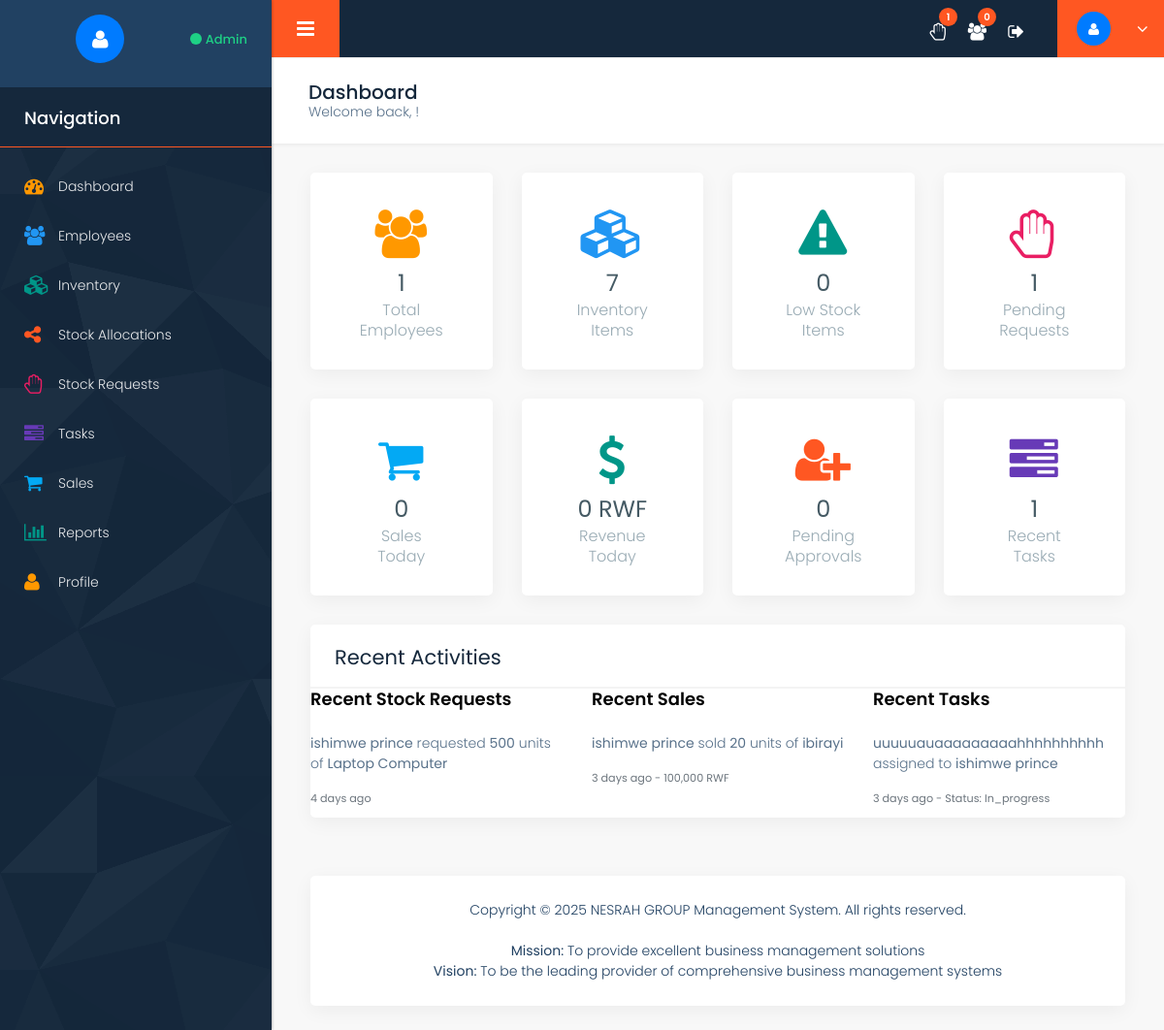
The page /dashboard.php (signed in) on the database as committed earlier.
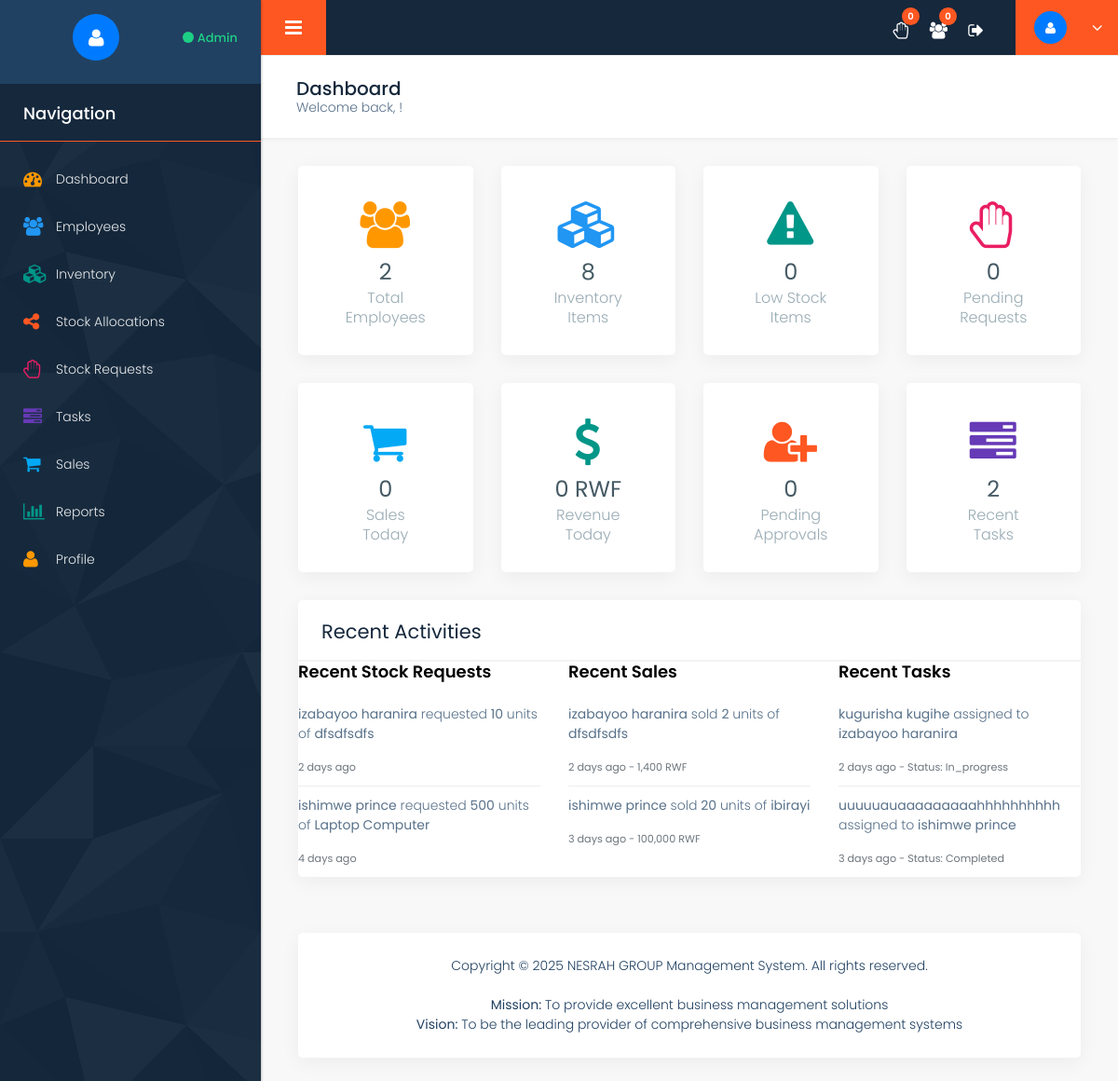
The same page on the database as committed later.
### tables this page shows
CREATE TABLE `stock_requests` (
  `id` int(11) NOT NULL,
  `item_id` int(11) NOT NULL,
  `user_id` int(11) NOT NULL,
  `requested_quantity` int(11) NOT NULL,
  `reason` text DEFAULT NULL,
  `status` enum('pending','approved','rejected') DEFAULT 'pending',
  `reviewed_by` int(11) DEFAULT NULL,
  `reviewed_at` timestamp NULL DEFAULT NULL,
  `admin_notes` text DEFAULT NULL,
  `created_at` timestamp NOT NULL DEFAULT current_timestamp()
);

CREATE TABLE `users` (
  `id` int(11) NOT NULL,
  `username` varchar(50) NOT NULL,
  `email` varchar(100) NOT NULL,
  `password` varchar(255) NOT NULL,
  `plain_password` varchar(255) DEFAULT NULL,
  `first_name` varchar(50) NOT NULL,
  `last_name` varchar(50) NOT NULL,
  `phone` varchar(20) DEFAULT NULL,
  `address` text DEFAULT NULL,
  `role` enum('admin','employee') DEFAULT 'employee',
  `status` enum('pending','active','inactive') DEFAULT 'pending',
  `created_at` timestamp NOT NULL DEFAULT current_timestamp(),
  `updated_at` timestamp NOT NULL DEFAULT current_timestamp() ON UPDATE current_timestamp()
);

CREATE TABLE `inventory` (
  `id` int(11) NOT NULL,
  `item_code` varchar(50) NOT NULL,
  `item_name` varchar(100) NOT NULL,
  `description` text DEFAULT NULL,
  `category` varchar(50) DEFAULT NULL,
  `unit_price` decimal(10,2) NOT NULL,
  `current_stock` int(11) DEFAULT 0,
  `reorder_level` int(11) DEFAULT 10,
  `created_at` timestamp NOT NULL DEFAULT current_timestamp(),
  `updated_at` timestamp NOT NULL DEFAULT current_timestamp() ON UPDATE current_timestamp()
);

CREATE TABLE `sales` (
  `id` int(11) NOT NULL,
  `user_id` int(11) NOT NULL,
  `item_id` int(11) NOT NULL,
  `customer_name` varchar(100) NOT NULL,
  `customer_phone` varchar(20) DEFAULT NULL,
  `customer_email` varchar(100) DEFAULT NULL,
  `quantity` int(11) NOT NULL,
  `unit_price` decimal(10,2) NOT NULL,
  `total_amount` decimal(10,2) NOT NULL,
  `payment_method` enum('cash','card','bank_transfer','credit') DEFAULT 'cash',
  `payment_status` enum('pending','paid','partial') DEFAULT 'paid',
  `notes` text DEFAULT NULL,
  `created_at` timestamp NOT NULL DEFAULT current_timestamp()
);

CREATE TABLE `tasks` (
  `id` int(11) NOT NULL,
  `title` varchar(200) NOT NULL,
  `description` text DEFAULT NULL,
  `assigned_to` int(11) NOT NULL,
  `assigned_by` int(11) NOT NULL,
  `priority` enum('low','medium','high','urgent') DEFAULT 'medium',
  `status` enum('pending','in_progress','completed','cancelled') DEFAULT 'pending',
  `due_date` date DEFAULT NULL,
  `completed_at` timestamp NULL DEFAULT NULL,
  `created_at` timestamp NOT NULL DEFAULT current_timestamp(),
  `updated_at` timestamp NOT NULL DEFAULT current_timestamp() ON UPDATE current_timestamp()
);

### config/config.php (called while the page is built, shortened)
<?php
function isLoggedIn() {
    return isset($_SESSION['user_id']) && !empty($_SESSION['user_id']);
}
function isAdmin() {
    return isLoggedIn() && isset($_SESSION['user_role']) && $_SESSION['user_role'] === ROLE_ADMIN;
}
function formatCurrency($amount) {
    return number_format($amount ?? 0, 0) . ' RWF';
}
function getTimeAgo($datetime) {
    $time = time() - strtotime($datetime);
    if ($time < 2592000) return floor($time/86400) . ' days ago';
    return floor($time/31536000) . ' years ago';
}
?>

### dashboard.php (the view, shortened to what the changed rows need)
<?php
require_once __DIR__ . '/includes/header.php';
$recent_activities = array();
if (isAdmin()) {
    $query = "SELECT sr.*, u.first_name, u.last_name, i.item_name
              FROM stock_requests sr
              JOIN users u ON sr.user_id = u.id
              JOIN inventory i ON sr.item_id = i.id
              ORDER BY sr.created_at DESC LIMIT 5";
    $stmt = $db->prepare($query);
    $stmt->execute();
    $recent_activities['stock_requests'] = $stmt->fetchAll();
    $query = "SELECT s.*, u.first_name, u.last_name, i.item_name
              FROM sales s
              JOIN users u ON s.user_id = u.id
              JOIN inventory i ON s.item_id = i.id
              ORDER BY s.created_at DESC LIMIT 5";
    $stmt = $db->prepare($query);
    $stmt->execute();
    $recent_activities['sales'] = $stmt->fetchAll();
    $query = "SELECT t.*, u1.first_name as assigned_to_name, u1.last_name as assigned_to_last,
                     u2.first_name as assigned_by_name, u2.last_name as assigned_by_last
              FROM tasks t
              JOIN users u1 ON t.assigned_to = u1.id
              JOIN users u2 ON t.assigned_by = u2.id
              ORDER BY t.created_at DESC LIMIT 5";
    $stmt = $db->prepare($query);
    $stmt->execute();
    $recent_activities['tasks'] = $stmt->fetchAll();
}
?>
<div class="row column_title">
    <div class="col-md-12">
        <div class="page_title">
            <h2>Dashboard</h2>
        </div>
    </div>
</div>
<?php if (isAdmin()): ?>
<div class="row column1">
    <div class="col-md-6 col-lg-3">
        <div class="full counter_section margin_bottom_30">
            <div class="couter_icon">
                <div>
                    <i class="fa fa-users yellow_color"></i>
                </div>
            </div>
            <div class="counter_no">
                <div>
                    <p class="total_no"><?php echo $stats['total_employees']; ?></p>
                    <p class="head_couter">Total Employees</p>
                </div>
            </div>
        </div>
    </div>
    <div class="col-md-6 col-lg-3">
        <div class="full counter_section margin_bottom_30">
            <div class="couter_icon">
                <div>
                    <i class="fa fa-cubes blue1_color"></i>
                </div>
            </div>
            <div class="counter_no">
                <div>
                    <p class="total_no"><?php echo $stats['total_items']; ?></p>
                    <p class="head_couter">Inventory Items</p>
                </div>
            </div>
        </div>
    </div>
    <div class="col-md-6 col-lg-3">
        <div class="full counter_section margin_bottom_30">
            <div class="couter_icon">
                <div>
                    <i class="fa fa-exclamation-triangle green_color"></i>
                </div>
            </div>
            <div class="counter_no">
                <div>
                    <p class="total_no"><?php echo $stats['low_stock_items']; ?></p>
                    <p class="head_couter">Low Stock Items</p>
                </div>
            </div>
        </div>
    </div>
    <div class="col-md-6 col-lg-3">
        <div class="full counter_section margin_bottom_30">
            <div class="couter_icon">
                <div>
                    <i class="fa fa-hand-paper-o red_color"></i>
                </div>
            </div>
            <div class="counter_no">
                <div>
                    <p class="total_no"><?php echo $stats['pending_requests']; ?></p>
                    <p class="head_couter">Pending Requests</p>
                </div>
            </div>
        </div>
    </div>
</div>
<div class="row column1">
    <div class="col-md-6 col-lg-3">
        <div class="full counter_section margin_bottom_30">
            <div class="couter_icon">
                <div>
                    <i class="fa fa-shopping-cart blue2_color"></i>
                </div>
            </div>
            <div class="counter_no">
                <div>
                    <p class="total_no"><?php echo $stats['sales_today_count']; ?></p>
                    <p class="head_couter">Sales Today</p>
                </div>
            </div>
        </div>
    </div>
    <div class="col-md-6 col-lg-3">
        <div class="full counter_section margin_bottom_30">
            <div class="couter_icon">
                <div>
                    <i class="fa fa-dollar green_color"></i>
                </div>
            </div>
            <div class="counter_no">
                <div>
                    <p class="total_no"><?php echo formatCurrency($stats['sales_today_amount']); ?></p>
                    <p class="head_couter">Revenue Today</p>
                </div>
            </div>
        </div>
    </div>
    <div class="col-md-6 col-lg-3">
        <div class="full counter_section margin_bottom_30">
            <div class="couter_icon">
                <div>
                    <i class="fa fa-user-plus orange_color"></i>
                </div>
            </div>
            <div class="counter_no">
                <div>
                    <p class="total_no"><?php echo $stats['pending_approvals']; ?></p>
                    <p class="head_couter">Pending Approvals</p>
                </div>
            </div>
        </div>
    </div>
    <div class="col-md-6 col-lg-3">
        <div class="full counter_section margin_bottom_30">
            <div class="couter_icon">
                <div>
                    <i class="fa fa-tasks purple_color"></i>
                </div>
            </div>
            <div class="counter_no">
                <div>
                    <p class="total_no"><?php echo count($recent_activities['tasks']); ?></p>
                    <p class="head_couter">Recent Tasks</p>
                </div>
            </div>
        </div>
    </div>
</div>
<?php endif; ?>
<div class="row column2">
    <div class="col-md-12">
        <div class="white_shd full margin_bottom_30">
            <div class="full graph_head">
                <div class="heading1 margin_0">
                    <h2>Recent Activities</h2>
                </div>
            </div>
            <div class="full graph_revenue">
                <div class="row">
                    <div class="col-md-12">
                        <div class="content">
                            <?php if (isAdmin()): ?>
                                <div class="row">
                                    <div class="col-md-4">
                                        <?php if (count($recent_activities['stock_requests']) > 0): ?>
                                            <?php foreach ($recent_activities['stock_requests'] as $request): ?>
                                                <div class="activity_item">
                                                    <p><strong><?php echo $request['first_name'] . ' ' . $request['last_name']; ?></strong> requested <strong><?php echo $request['requested_quantity']; ?></strong> units of <strong><?php echo $request['item_name']; ?></strong></p>
                                                    <small class="text-muted"><?php echo getTimeAgo($request['created_at']); ?></small>
                                                </div>
                                            <?php endforeach; ?>
                                        <?php else: ?>
                                            <p class="text-muted">No recent stock requests</p>
                                        <?php endif; ?>
                                    </div>
                                    <div class="col-md-4">
                                        <?php if (count($recent_activities['sales']) > 0): ?>
                                            <?php foreach ($recent_activities['sales'] as $sale): ?>
                                                <div class="activity_item">
                                                    <p><strong><?php echo $sale['first_name'] . ' ' . $sale['last_name']; ?></strong> sold <strong><?php echo $sale['quantity']; ?></strong> units of <strong><?php echo $sale['item_name']; ?></strong></p>
                                                    <small class="text-muted"><?php echo getTimeAgo($sale['created_at']); ?> - <?php echo formatCurrency($sale['total_amount']); ?></small>
                                                </div>
                                            <?php endforeach; ?>
                                        <?php else: ?>
                                            <p class="text-muted">No recent sales</p>
                                        <?php endif; ?>
                                    </div>
                                    <div class="col-md-4">
                                        <?php if (count($recent_activities['tasks']) > 0): ?>
                                            <?php foreach ($recent_activities['tasks'] as $task): ?>
                                                <div class="activity_item">
                                                    <p><strong><?php echo $task['title']; ?></strong> assigned to <strong><?php echo $task['assigned_to_name'] . ' ' . $task['assigned_to_last']; ?></strong></p>
                                                    <small class="text-muted"><?php echo getTimeAgo($task['created_at']); ?> - Status: <?php echo ucfirst($task['status']); ?></small>
                                                </div>
                                            <?php endforeach; ?>
                                        <?php else: ?>
                                            <p class="text-muted">No recent tasks</p>
                                        <?php endif; ?>
                                    </div>
                                </div>
                            <?php endif; ?>
                        </div>
                    </div>
                </div>
            </div>
        </div>
    </div>
</div>
<?php require_once __DIR__ . '/includes/footer.php'; ?>

### includes/header.php (shortened to what the changed rows need)
<?php
require_once __DIR__ . '/../config/config.php';
$stats = array(
    'total_employees' => 0,
    'pending_approvals' => 0,
    'total_items' => 0,
    'low_stock_items' => 0,
    'pending_requests' => 0,
    'sales_today_count' => 0,
    'sales_today_amount' => 0,
    'my_allocations' => 0,
    'my_tasks' => 0,
    'my_sales_today_count' => 0,
    'my_sales_today_amount' => 0,
    'attendance_today' => null
);
if (isAdmin()) {
    $query = "SELECT COUNT(*) as total FROM users WHERE role = 'employee'";
    $stmt = $db->prepare($query);
    $stmt->execute();
    $stats['total_employees'] = $stmt->fetch()['total'] ?? 0;
    $query = "SELECT COUNT(*) as total FROM users WHERE status = 'pending'";
    $stmt = $db->prepare($query);
    $stmt->execute();
    $stats['pending_approvals'] = $stmt->fetch()['total'] ?? 0;
    $query = "SELECT COUNT(*) as total FROM inventory";
    $stmt = $db->prepare($query);
    $stmt->execute();
    $stats['total_items'] = $stmt->fetch()['total'] ?? 0;
    $query = "SELECT COUNT(*) as total FROM inventory WHERE current_stock <= reorder_level";
    $stmt = $db->prepare($query);
    $stmt->execute();
    $stats['low_stock_items'] = $stmt->fetch()['total'] ?? 0;
    $query = "SELECT COUNT(*) as total FROM stock_requests WHERE status = 'pending'";
    $stmt = $db->prepare($query);
    $stmt->execute();
    $stats['pending_requests'] = $stmt->fetch()['total'] ?? 0;
    $query = "SELECT COUNT(*) as total, COALESCE(SUM(total_amount), 0) as amount FROM sales WHERE DATE(created_at) = CURDATE()";
    $stmt = $db->prepare($query);
    $stmt->execute();
    $sales_today = $stmt->fetch();
    $stats['sales_today_count'] = $sales_today['total'] ?? 0;
    $stats['sales_today_amount'] = $sales_today['amount'] ?? 0;
}
?>
<!DOCTYPE html>
<html lang="en">
<head>
    <link rel="stylesheet" href="css/semantic.min.css">
    <link rel="stylesheet" href="css/custom_transitions.css">
    <link rel="stylesheet" href="css/bootstrap.min.css" />
    <link rel="stylesheet" href="style.css" />
    <link rel="stylesheet" href="css/responsive.css" />
    <link rel="stylesheet" href="css/custom.css" />
    <link rel="stylesheet" href="css/font-awesome.min.css" />
</head>
<body class="dashboard dashboard_1">
    <div class="full_container">
        <div class="inner_container">
            <div id="content">
                <div class="topbar">
                    <nav class="navbar navbar-expand-lg navbar-light">
                        <div class="full">
                            <div class="right_topbar">
                                <div class="icon_info">
                                    <ul>
                                        <?php if (isAdmin()): ?>
                                        <li><a href="stock_requests.php"><i class="fa fa-hand-paper-o"></i><span class="badge"><?php echo $stats['pending_requests']; ?></span></a></li>
                                        <li><a href="employees.php"><i class="fa fa-users"></i><span class="badge"><?php echo $stats['pending_approvals']; ?></span></a></li>
                                        <?php endif; ?>
                                    </ul>
                                </div>
                            </div>
                        </div>
                    </nav>
                </div>
                <div class="midde_cont">
                    <div class="container-fluid">

Rows that differ between the two databases and show on the page:
added stock_requests: user.first_name "izabayoo", user.last_name "haranira", requested_quantity "10", item.item_name "dfsdfsdfs", created_at "2 days ago"
added sales: user.first_name "izabayoo", user.last_name "haranira", quantity "2", item.item_name "dfsdfsdfs", created_at "2 days ago", total_amount "1,400 RWF"
added tasks: title "kugurisha kugihe", assigned_to.first_name "izabayoo", assigned_to.last_name "haranira", created_at "2 days ago", status "In_progress"
changed tasks "uuuuuauaaaaaaaaahhhhhhhhhh": status "In_progress" → "Completed"
Other text that changed with them:
$stats['pending_requests']: "1" → "0"
$stats['total_employees']: "1" → "2"
$stats['total_items']: "7" → "8"
count($recent_activities['tasks']): "1" → "2"
